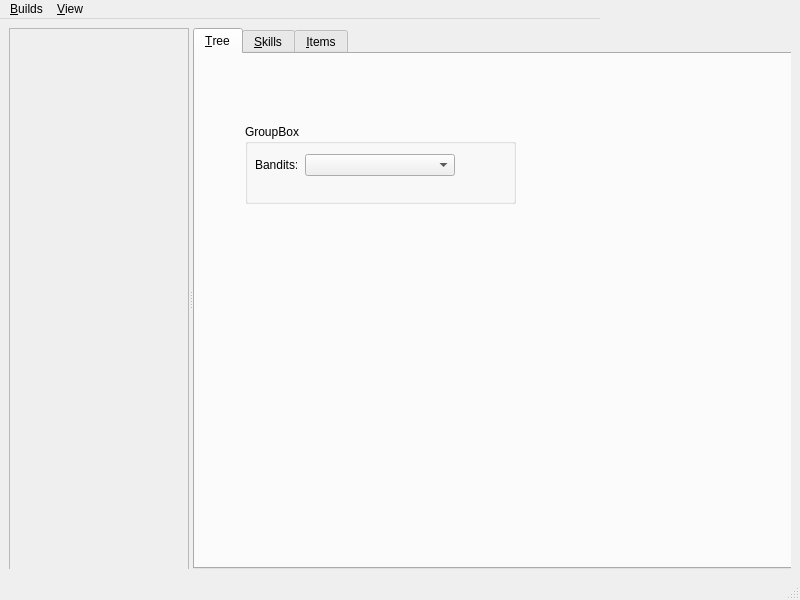
<?xml version="1.0" encoding="UTF-8"?>
<ui version="4.0">
 <class>MainWindow</class>
 <widget class="QMainWindow" name="MainWindow">
  <property name="geometry">
   <rect>
    <x>0</x>
    <y>0</y>
    <width>800</width>
    <height>600</height>
   </rect>
  </property>
  <property name="minimumSize">
   <size>
    <width>800</width>
    <height>600</height>
   </size>
  </property>
  <property name="windowTitle">
   <string notr="true">Path of Building</string>
  </property>
  <widget class="QWidget" name="centralwidget">
   <layout class="QHBoxLayout" name="horizontalLayout">
    <item>
     <widget class="QSplitter" name="mainsplitter">
      <property name="autoFillBackground">
       <bool>false</bool>
      </property>
      <property name="styleSheet">
       <string notr="true"/>
      </property>
      <property name="orientation">
       <enum>Qt::Horizontal</enum>
      </property>
      <widget class="QFrame" name="frame">
       <property name="sizePolicy">
        <sizepolicy hsizetype="Preferred" vsizetype="Preferred">
         <horstretch>1</horstretch>
         <verstretch>0</verstretch>
        </sizepolicy>
       </property>
       <property name="minimumSize">
        <size>
         <width>180</width>
         <height>600</height>
        </size>
       </property>
       <property name="maximumSize">
        <size>
         <width>400</width>
         <height>2000</height>
        </size>
       </property>
       <property name="sizeIncrement">
        <size>
         <width>10</width>
         <height>0</height>
        </size>
       </property>
       <property name="baseSize">
        <size>
         <width>200</width>
         <height>0</height>
        </size>
       </property>
       <property name="frameShape">
        <enum>QFrame::StyledPanel</enum>
       </property>
       <property name="frameShadow">
        <enum>QFrame::Raised</enum>
       </property>
      </widget>
      <widget class="QTabWidget" name="tabWidget">
       <property name="sizePolicy">
        <sizepolicy hsizetype="Expanding" vsizetype="Expanding">
         <horstretch>2</horstretch>
         <verstretch>0</verstretch>
        </sizepolicy>
       </property>
       <property name="minimumSize">
        <size>
         <width>600</width>
         <height>500</height>
        </size>
       </property>
       <property name="accessibleName">
        <string/>
       </property>
       <property name="styleSheet">
        <string notr="true"/>
       </property>
       <property name="currentIndex">
        <number>0</number>
       </property>
       <widget class="QWidget" name="tabTree">
        <attribute name="title">
         <string>&amp;Tree</string>
        </attribute>
        <widget class="QGroupBox" name="groupBox">
         <property name="geometry">
          <rect>
           <x>50</x>
           <y>70</y>
           <width>271</width>
           <height>80</height>
          </rect>
         </property>
         <property name="title">
          <string>GroupBox</string>
         </property>
         <widget class="QComboBox" name="comboBox">
          <property name="geometry">
           <rect>
            <x>60</x>
            <y>30</y>
            <width>150</width>
            <height>22</height>
           </rect>
          </property>
          <property name="minimumSize">
           <size>
            <width>150</width>
            <height>0</height>
           </size>
          </property>
         </widget>
         <widget class="QLabel" name="label">
          <property name="geometry">
           <rect>
            <x>10</x>
            <y>30</y>
            <width>42</width>
            <height>22</height>
           </rect>
          </property>
          <property name="text">
           <string>Bandits:</string>
          </property>
         </widget>
        </widget>
       </widget>
       <widget class="QWidget" name="tabSkills">
        <attribute name="title">
         <string>&amp;Skills</string>
        </attribute>
       </widget>
       <widget class="QWidget" name="tabItems">
        <attribute name="title">
         <string>&amp;Items</string>
        </attribute>
       </widget>
      </widget>
     </widget>
    </item>
   </layout>
  </widget>
  <widget class="QMenuBar" name="menubar">
   <property name="geometry">
    <rect>
     <x>0</x>
     <y>0</y>
     <width>600</width>
     <height>22</height>
    </rect>
   </property>
   <property name="minimumSize">
    <size>
     <width>400</width>
     <height>0</height>
    </size>
   </property>
   <property name="maximumSize">
    <size>
     <width>600</width>
     <height>24</height>
    </size>
   </property>
   <widget class="QMenu" name="menuWidget">
    <property name="title">
     <string>&amp;Builds</string>
    </property>
    <addaction name="actionNew"/>
    <addaction name="actionOpen"/>
    <addaction name="actionSave"/>
    <addaction name="separator"/>
    <addaction name="actionExit"/>
    <addaction name="separator"/>
   </widget>
   <widget class="QMenu" name="menuView">
    <property name="title">
     <string>&amp;View</string>
    </property>
    <addaction name="actionLight"/>
    <addaction name="actionDark"/>
    <addaction name="actionStandard"/>
    <addaction name="actionDarcula"/>
   </widget>
   <addaction name="menuWidget"/>
   <addaction name="menuView"/>
  </widget>
  <widget class="QStatusBar" name="statusbar">
   <property name="enabled">
    <bool>true</bool>
   </property>
  </widget>
  <action name="actionNew">
   <property name="text">
    <string>New</string>
   </property>
   <property name="toolTip">
    <string>Start a new build</string>
   </property>
   <property name="shortcut">
    <string>Ctrl+N</string>
   </property>
  </action>
  <action name="actionSave">
   <property name="text">
    <string>Save</string>
   </property>
   <property name="toolTip">
    <string>Save this build</string>
   </property>
   <property name="shortcut">
    <string>Ctrl+S</string>
   </property>
  </action>
  <action name="actionExit">
   <property name="icon">
    <iconset theme="application-exit">
     <normaloff>.</normaloff>.</iconset>
   </property>
   <property name="text">
    <string>Exit</string>
   </property>
   <property name="toolTip">
    <string>Exit Path of Building</string>
   </property>
   <property name="shortcut">
    <string>Ctrl+X</string>
   </property>
  </action>
  <action name="actionOpen">
   <property name="text">
    <string>Open</string>
   </property>
   <property name="shortcut">
    <string>Ctrl+O</string>
   </property>
  </action>
  <action name="actionTree">
   <property name="enabled">
    <bool>true</bool>
   </property>
   <property name="text">
    <string>Tree</string>
   </property>
   <property name="toolTip">
    <string>Switch Tabs</string>
   </property>
   <property name="shortcut">
    <string>Ctrl+1</string>
   </property>
   <property name="autoRepeat">
    <bool>false</bool>
   </property>
   <property name="visible">
    <bool>true</bool>
   </property>
  </action>
  <action name="actionSkills">
   <property name="enabled">
    <bool>true</bool>
   </property>
   <property name="text">
    <string>Skills</string>
   </property>
   <property name="toolTip">
    <string>Switch Tabs</string>
   </property>
   <property name="shortcut">
    <string>Ctrl+2</string>
   </property>
   <property name="autoRepeat">
    <bool>false</bool>
   </property>
   <property name="visible">
    <bool>true</bool>
   </property>
  </action>
  <action name="actionItems">
   <property name="enabled">
    <bool>true</bool>
   </property>
   <property name="text">
    <string>Items</string>
   </property>
   <property name="toolTip">
    <string>Switch Tabs</string>
   </property>
   <property name="shortcut">
    <string>Ctrl+3</string>
   </property>
   <property name="autoRepeat">
    <bool>false</bool>
   </property>
   <property name="visible">
    <bool>true</bool>
   </property>
  </action>
  <action name="actionNotes">
   <property name="enabled">
    <bool>true</bool>
   </property>
   <property name="text">
    <string>Notes</string>
   </property>
   <property name="toolTip">
    <string>Switch Tabs</string>
   </property>
   <property name="shortcut">
    <string>Ctrl+4</string>
   </property>
   <property name="autoRepeat">
    <bool>false</bool>
   </property>
   <property name="visible">
    <bool>true</bool>
   </property>
  </action>
  <action name="actionFive">
   <property name="text">
    <string>Five</string>
   </property>
   <property name="shortcut">
    <string>Ctrl+5</string>
   </property>
  </action>
  <action name="actionLight">
   <property name="text">
    <string>Light</string>
   </property>
   <property name="whatsThis">
    <string>light</string>
   </property>
  </action>
  <action name="actionDark">
   <property name="text">
    <string>Dark</string>
   </property>
   <property name="whatsThis">
    <string>dark</string>
   </property>
  </action>
  <action name="actionFusion">
   <property name="text">
    <string>Fusion</string>
   </property>
   <property name="whatsThis">
    <string>Fusion</string>
   </property>
  </action>
  <action name="actionStandard">
   <property name="text">
    <string>Standard</string>
   </property>
   <property name="whatsThis">
    <string/>
   </property>
   <property name="shortcut">
    <string>Ctrl+0</string>
   </property>
  </action>
  <action name="actionDarcula">
   <property name="text">
    <string>Dracula</string>
   </property>
   <property name="whatsThis">
    <string>Windows</string>
   </property>
  </action>
 </widget>
 <resources/>
 <connections/>
</ui>
